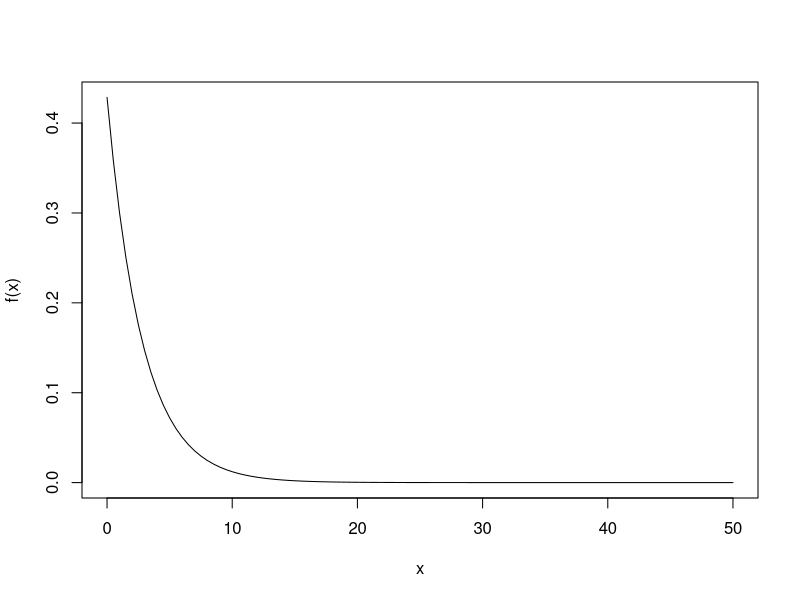
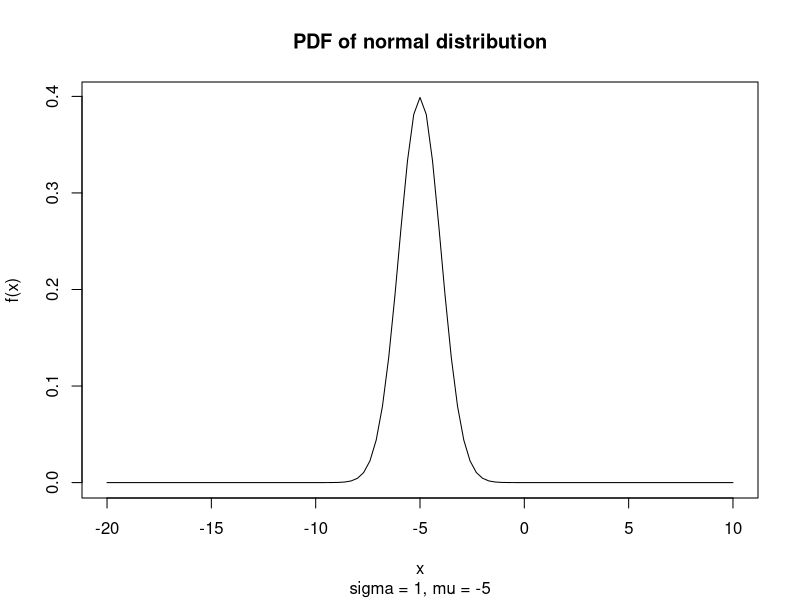

Source code (R) for these figures, in order:
## ---- chunk 1
knitr::opts_chunk$set(echo = T, eval=T,tidy=TRUE, tidy.opts=list(width.cutoff=60))
## ---- chunk 2
p = 0.3
f <- function(x) {
  return(p * (1 - p)^(x - 1))
}
curve(f, from = 0, to = 50)
## ---- chunk 3
sigma = 1
mu = -5
f <- function(x) {
return(1/(sqrt(2 *pi) * sigma) * exp(-0.5 * ((x - mu)/sigma)^2))
}
curve(f, from = -20, to = 10)
title(main = "PDF of normal distribution",sub = "sigma = 1, mu = -5")
